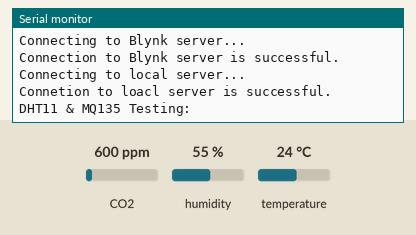
The sketch below on a simulated ESP8266 (NodeMCU). Parts: the last lines printed to the serial monitor. The inputs (shaded band) are chosen by the test bench; at power-on: CO2 600 ppm, humidity 55 %, temperature 24 °C. WiFi joins after 1.5 s; servers stay silent unless stated.

Above: at 3.3 s.
3.4 s: CO2 set to 452 ppm
At 5.5 s:
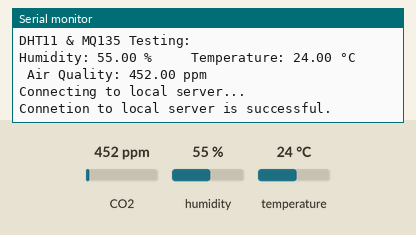
5.8 s: humidity set to 22 %
At 6.31 s:
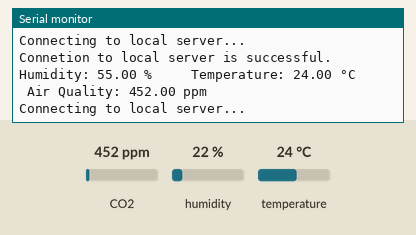
7.3 s: temperature set to 12 °C
At 8.7 s:
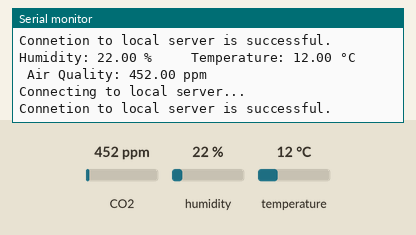
8.8 s: CO2 set to 1050 ppm
10.3 s: humidity set to 40 %
At 11.2 s:
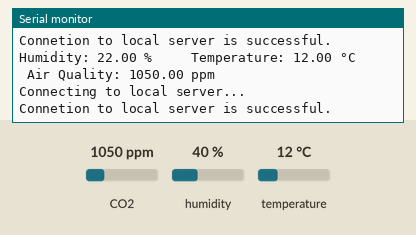
Timing chart, 0 to 12.8 s (numbered marks = the images above; inputs shaded):
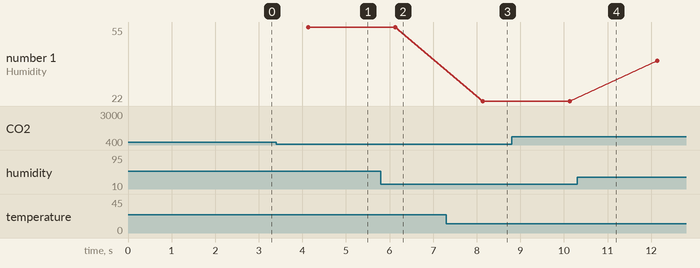

The sketch:

IOT_Project.ino
```cpp
#include <SPI.h>
#include <ESP8266WiFi.h>
#include <BlynkSimpleEsp8266.h>
#include "DHT.h"
#include "MQ135.h"

#define ANALOGPIN A0

//#define DHTPIN 0     // what digital pin we're connected to (D3)
//#define DHTTYPE DHT11

MQ135 gasSensor = MQ135(ANALOGPIN);
//DHT dht(DHTPIN, DHTTYPE);
DHT dht;

char auth[] = "b706d4af4e7946f887fbc28ee038b2c0";
SimpleTimer timer;

const char *ssid =  "IOT_TESTING";
const char *pass =  "0123456789";

const uint16_t port = 4321;
const char *host = "192.168.43.64"; // local server's IP

WiFiClient client;

void sendSensor()
{
  //float h = dht.readHumidity();
  //float t = dht.readTemperature();
  float h = dht.getHumidity();
  float t = dht.getTemperature();

  // Check if any reads failed and exit early (to try again).
  if (isnan(h) || isnan(t))
  {
    Serial.println("\n\nFailed to read from DHT sensor!");
    return;
  }

  Serial.println("");
  Serial.print("Humidity: ");
  Serial.print(h);
  Serial.print(" %     ");
  Serial.print("Temperature: ");
  Serial.print(t);
  Serial.print(" °C ");
  Serial.print("    ");
  //float rzero = gasSensor.getRZero(); //this to get the rzero value, uncomment this to get ppm value
  float ppm = gasSensor.getPPM(); // this to get ppm value, uncomment this to get rzero value
  //Serial.println(rzero); // this to display the rzero value continuously, uncomment this to get ppm value
  Serial.print("Air Quality: ");
  Serial.print(ppm);
  Serial.print(" ppm");

  //Sending data to local server
  if(!client.connected())   //if client is not connected to local server
  {
      Serial.println("\n\nConnecting to local server...");
      //Serial.println(host);
      if(!client.connect(host, port))
      {
        Serial.println("\nConnection to local server failed!");
        //Serial.println("Wait for 2 sec...");
        //delay(1000);
      }
      else
        Serial.println("Connetion to local server is successful.");
  }
  else  //client is connected
  {
    char buff[16];
    memset(buff, 0, 16);
    dtostrf(h, 15, 2, buff);
    client.write(buff, 16);

    memset(buff, 0, 16);
    dtostrf(t, 15, 2, buff);
    client.write(buff, 16);

    memset(buff, 0, 16);
    dtostrf(ppm, 15, 2, buff);
    client.write(buff, 16);
  }
  //Send data to Blynk
  Blynk.virtualWrite(V5, h);  //V5 is for Humidity
  Blynk.virtualWrite(V6, t);  //V6 is for Temperature
  Blynk.virtualWrite(V7, ppm);  //V7 is for Air Quality
}

void setup()
{
  Serial.begin(9600);
  delay(100);
  Serial.print("\nConnecting to: ");
  Serial.println(ssid);

  WiFi.mode(WIFI_STA);
  WiFi.begin(ssid, pass);
  while (WiFi.status() != WL_CONNECTED)
  {
    delay(500);
    Serial.print(".");
  }
  Serial.println("");
  Serial.println("WiFi connected");
  Serial.print("IP address: ");
  Serial.println(WiFi.localIP());

  Serial.println("Connecting to Blynk server...");
  Blynk.begin(auth, ssid, pass);
  Serial.println("Connection to Blynk server is successful.");

  Serial.println("Connecting to local server...");
  //Serial.println(host);
  if(!client.connect(host, port))
  {
    Serial.println("Connection to local server failed!");
    //Serial.println("Wait for 2 sec...");
    //delay(1000);
  }
  else
    Serial.println("Connetion to loacl server is successful.");

  Serial.println("\nDHT11 & MQ135 Testing:");

  //dht.begin();
  dht.setup(D1);  //PIN D1 of NodeMCU
  timer.setInterval(2000L, sendSensor);
}

void loop()
{
  Blynk.run(); // Initiates Blynk
  timer.run(); // Initiates SimpleTimer
}
```

Measured:
- after the input at 3.4 s, the serial monitor: prints a new line after 0.74 s (image 1)
- after the input at 7.3 s, the serial monitor: prints a new line after 0.84 s (image 3)
- plotted number 1: 22 → 40 after the input at 10.3 s
